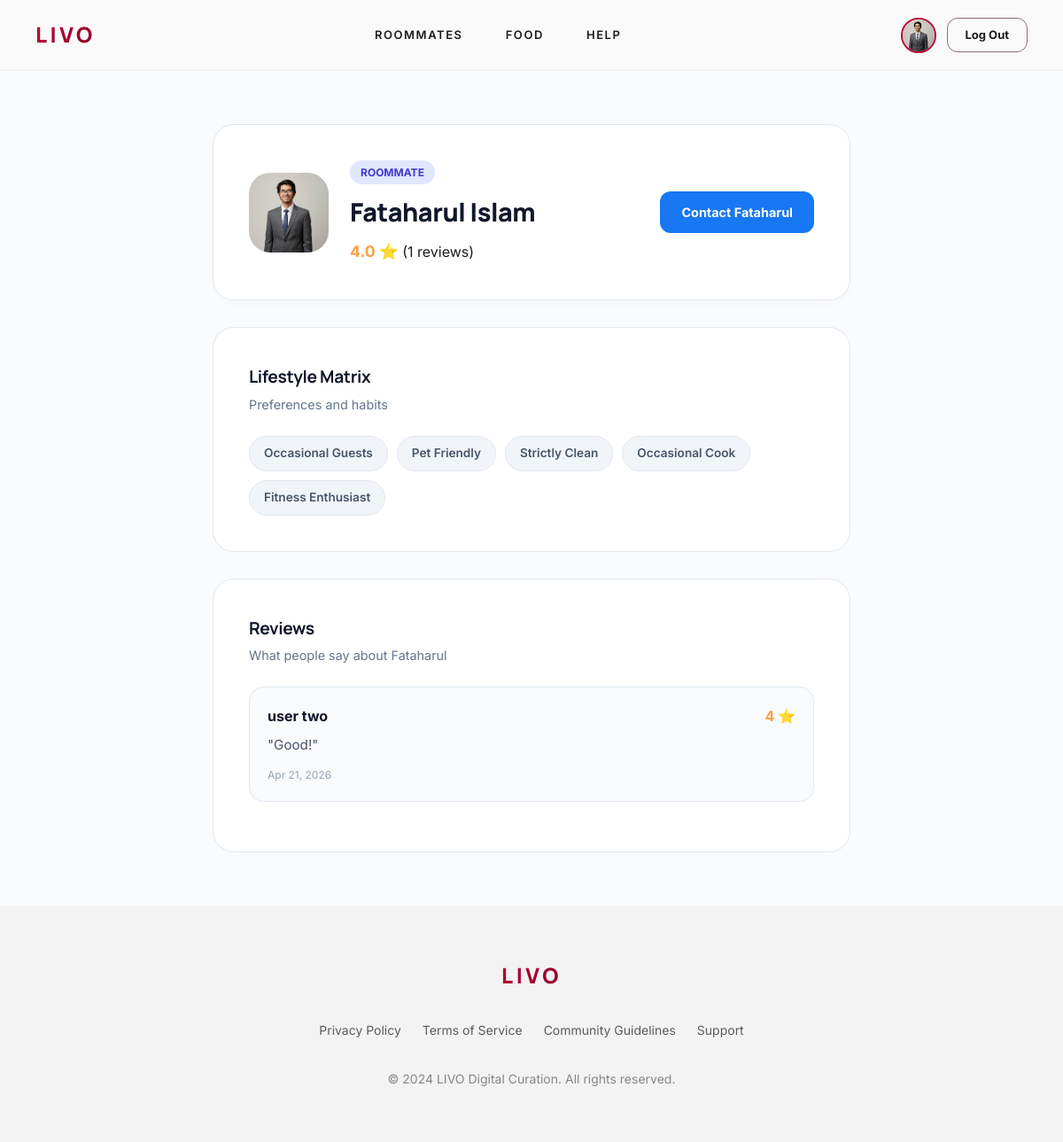
The app's page /users/profile/2/ (signed in), older data.
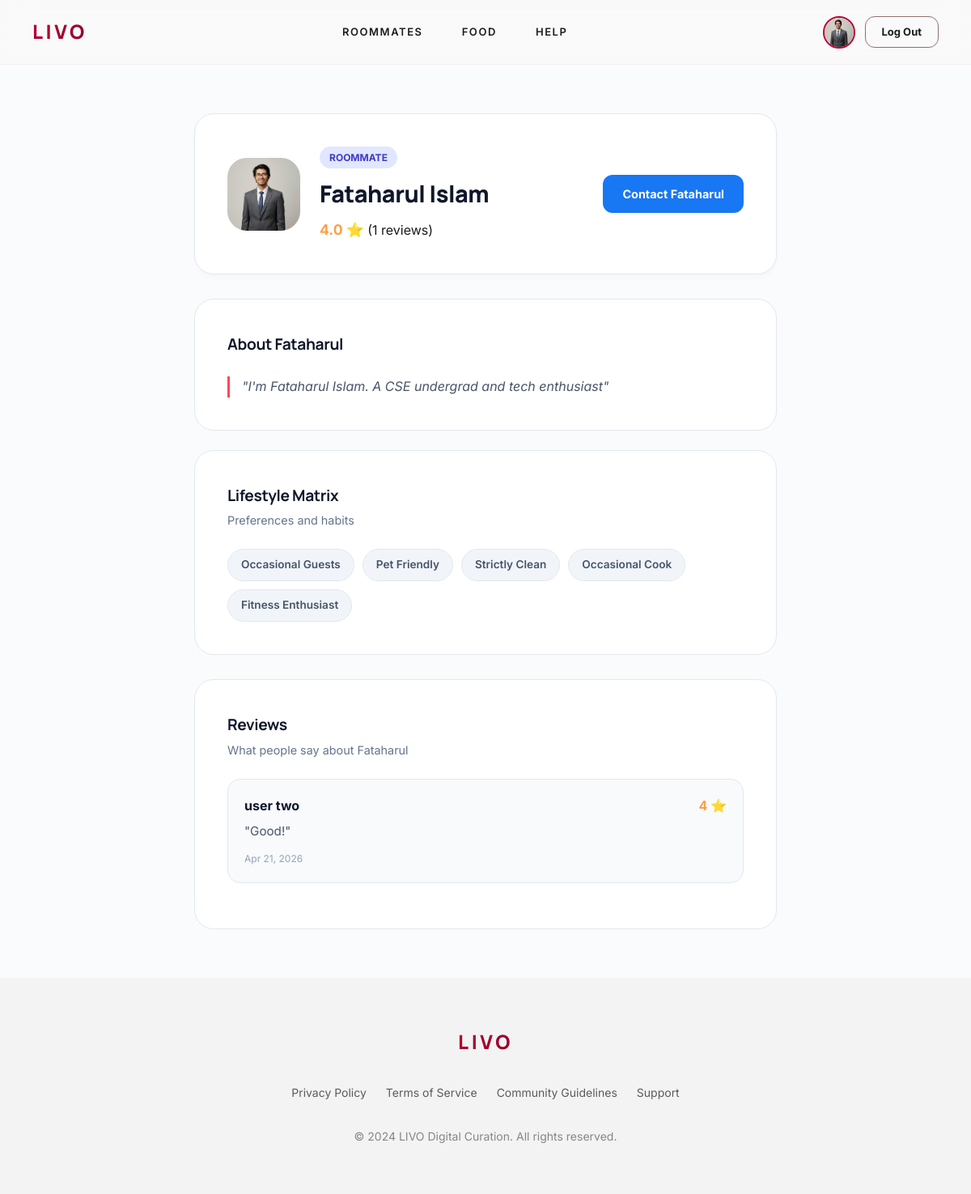
The same page, newer data.
### users/models.py (models this page shows, shortened)
class User(AbstractUser):
    ROLE_CHOICES = [
        ('ROOMMATE', 'Roommate'),
        ('HOUSE_OWNER', 'House Owner'),
        ('HOUSE_HELP', 'House Help'),
        ('VENDOR', 'Vendor'),
    ]
    GENDER_CHOICES = [
        ('MALE', 'Male'),
        ('FEMALE', 'Female'),
        ('OTHER', 'Other'),
    ]
    first_name = models.CharField(max_length=100)
    last_name = models.CharField(max_length=100)
    email = models.EmailField(unique=True)
    contact_link = models.URLField(blank=True, null=True)
    profile_image = models.ImageField(upload_to='profile_images/', blank=True, null=True)
    phone = models.CharField(max_length=15, blank=True)
    gender = models.CharField(max_length=10, choices=GENDER_CHOICES, blank=True)
    role = models.CharField(max_length=20, choices=ROLE_CHOICES)
    verification_status = models.BooleanField(default=False)
    created_at = models.DateTimeField(auto_now_add=True)
    updated_at = models.DateTimeField(auto_now=True)

class LifestylePreference(models.Model):
    user = models.OneToOneField(User, on_delete=models.CASCADE, related_name='lifestyle_preference')
    educational_institution = models.CharField(max_length=255, blank=True, null=True)
    workplace = models.CharField(max_length=255, blank=True, null=True)
    bio = models.TextField(max_length=500, blank=True, null=True, help_text="A short bio describing your lifestyle.")
    preferences = models.ManyToManyField(PreferenceTag, blank=True, related_name='users_with_preference')

### users/views.py (the view)
# urls.py: path('profile/<int:user_id>/', views.public_profile, name='public_profile'),
def public_profile(request, user_id):
    target_user = get_object_or_404(User, id=user_id)
    reviews = target_user.received_reviews.all().order_by('-created_at')
    avg_rating = reviews.aggregate(Avg('rating'))['rating__avg']
    context = {
        'target_user': target_user,
        'reviews': reviews,
        'avg_rating': round(avg_rating, 1) if avg_rating else None,
    }
    if target_user.role == 'ROOMMATE':
        context['profile'] = LifestylePreference.objects.filter(user=target_user).first()
    elif target_user.role == 'HOUSE_HELP':
        context['profile'] = Househelp.objects.filter(user=target_user).first()
    return render(request, 'public_profile.html', context)

### templates/public_profile.html (shortened to what this page needs)
{% extends 'base.html' %}
{% load static %}
{% block content %}
<div class="dashboard-simple roommate-theme">
    <div class="container small-container">
        <div class="profile-header-card">
            <div class="profile-main">
                <div class="profile-photo-wrapper">
                    {% if target_user.profile_image %}
                        <img src="{{ target_user.profile_image.url }}" alt="{{ target_user.username }}" class="profile-photo">
                    {% else %}
                        <div class="profile-photo-fallback">
                            <span>{{ target_user.first_name|first|default:target_user.username|first|upper }}</span>
                        </div>
                    {% endif %}
                </div>
                <div class="profile-details">
                    <span class="role-badge">{{ target_user.get_role_display }}</span>
                    <h1>{{ target_user.get_full_name|default:target_user.username }}</h1>
                    <p class="user-meta" style="margin-top: 8px;">
                        {% if avg_rating %}
                            <strong style="color: #ff9f43; font-size: 1.1rem;">{{ avg_rating }} ⭐</strong> ({{ reviews.count }} reviews)
                        {% else %}
                            <span style="color: #64748b; font-style: italic;">No reviews yet</span>
                        {% endif %}
                    </p>
                </div>
            </div>
            <div class="profile-actions">
                <a href="{{ target_user.contact_link|default:'#' }}" target="_blank" class="btn btn-primary create-post-btn">Contact {{ target_user.first_name }}</a>
            </div>
        </div>
        {% if target_user.role == 'ROOMMATE' %}
        {% if profile.bio %}
        <div class="data-section" style="margin-bottom: 24px;">
            <div class="section-top">
                <h3>About {{ target_user.first_name }}</h3>
            </div>
            <p style="color: #475569; line-height: 1.6; font-style: italic; border-left: 3px solid #ff4757; padding-left: 15px;">
                "{{ profile.bio }}"
            </p>
        </div>
        {% endif %}
        <div class="data-section">
            <div class="section-top">
                <h3>Lifestyle Matrix</h3>
                <p>Preferences and habits</p>
            </div>
            <div class="tag-list">
                {% if profile and profile.preferences.all %}
                    {% for pref in profile.preferences.all %}
                        <span class="livo-tag">{{ pref.name }}</span>
                    {% endfor %}
                {% else %}
                    <p class="empty-text">No preferences explicitly set.</p>
                {% endif %}
            </div>
        </div>
        {% endif %}
        <div class="data-section mt-30">
            <div class="section-top">
                <h3>Reviews</h3>
                <p>What people say about {{ target_user.first_name }}</p>
            </div>
            <div class="review-list">
                {% for review in reviews %}
                    <div class="review-card" style="padding: 20px; background: #f8fafc; border: 1px solid #e2e8f0; border-radius: 16px; margin-bottom: 16px;">
                        <div style="display: flex; justify-content: space-between; margin-bottom: 8px;">
                            <strong style="color: #0f172a;">{{ review.reviewer.get_full_name|default:review.reviewer.username }}</strong>
                            <span style="color: #ff9f43; font-weight: bold;">{{ review.rating }} ⭐</span>
                        </div>
                        <p style="color: #475569; margin: 0; line-height: 1.5; font-size: 0.95rem;">"{{ review.comment }}"</p>
                        <div style="font-size: 0.75rem; color: #94a3b8; margin-top: 12px;">{{ review.created_at|date:"M d, Y" }}</div>
                    </div>
                {% empty %}
                    <p class="empty-text">This user has not received any reviews yet.</p>
                {% endfor %}
            </div>
        </div>
    </div>
</div>
{% endblock %}

### templates/base.html (shortened to what this page needs)
{% load static %}
<!DOCTYPE html>
<html lang="en">
<head>
    <link rel="stylesheet" href="{% static 'css/variables.css' %}">
    <link rel="stylesheet" href="{% static 'css/style.css' %}">
</head>
<body>
    <header class="header">
        <div class="container nav">
            <a href="/" class="logo">LIVO</a>
            <nav class="nav-links">
                <a href="{% url 'feed' 'ROOM' %}">Roommates</a>
                <a href="{% url 'feed' 'FOOD' %}">Food</a>
                <a href="{% url 'feed' 'HELP' %}">Help</a>
            </nav>
            <div class="nav-actions">
                {% if user.is_authenticated %}
                <a href="{% url 'dashboard' %}" class="nav-profile" title="My Dashboard">
                    {% if user.profile_image %}
                    <img src="{{ user.profile_image.url }}" alt="{{ user.username }}" class="nav-avatar">
                    {% else %}
                    <div class="nav-avatar-fallback">
                        <span>{{ user.first_name|first|default:user.username|first|upper }}</span>
                    </div>
                    {% endif %}
                </a>
                <a href="{% url 'logout' %}" class="btn btn-secondary btn-sm">Log Out</a>
                {% else %}
                <a href="{% url 'login' %}" class="btn btn-secondary btn-sm">Log In</a>
                <a href="{% url 'signup' %}" class="btn btn-primary btn-sm">Sign Up</a>
                {% endif %}
            </div>
        </div>
    </header>
    <main>
        {% block content %}{% endblock %}
    </main>
    <footer class="section surface-nest" style="padding: 60px 0;">
        <div class="container"
            style="display: flex; flex-direction: column; align-items: center; text-align: center; gap: 32px;">
            <div class="logo">LIVO</div>
            <div class="footer-links" style="display: flex; gap: 24px; font-size: 14px; opacity: 0.7;">
                <a href="#">Privacy Policy</a>
                <a href="#">Terms of Service</a>
                <a href="#">Community Guidelines</a>
                <a href="#">Support</a>
            </div>
            <p style="font-size: 14px; opacity: 0.5;">&copy; 2024 LIVO Digital Curation. All rights reserved.</p>
        </div>
    </footer>
</body>
</html>

Row changes from the older to the newer data that the page shows:
changed User "Fataharul Islam": first_name (not shown) → "Fataharul"
now on this page (row edited): LifestylePreference: bio "I'm Fataharul Islam. A CSE undergrad and tech enthusiast"
changed LifestylePreference: bio empty → "I'm Fataharul Islam. A CSE undergrad and tech enthusiast" (drawn)
Text that changed along with them:
text now shown: "About \" \""
